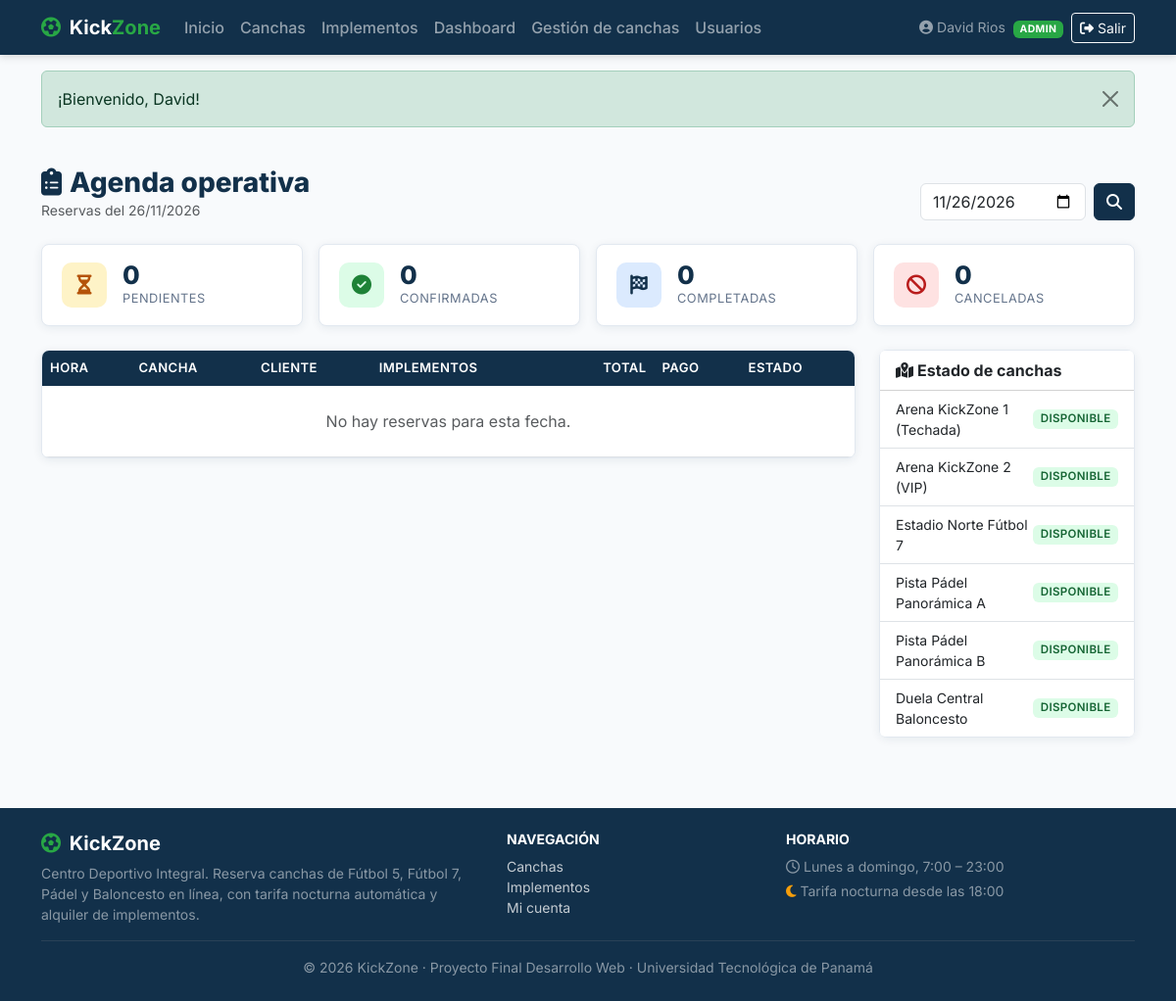
The app's page /encargado/dashboard.php (signed in) with its own data.
### tables this page shows
CREATE TABLE canchas (
    id_cancha INT AUTO_INCREMENT PRIMARY KEY,
    id_deporte INT NOT NULL,
    nombre VARCHAR(100) NOT NULL,
    descripcion TEXT NOT NULL,
    superficie VARCHAR(60) NOT NULL,
    capacidad_jugadores INT NOT NULL,
    tarifa_diurna DECIMAL(8,2) NOT NULL,
    tarifa_nocturna DECIMAL(8,2) NOT NULL,
    hora_inicio_nocturna TIME NOT NULL DEFAULT '18:00:00',
    imagen_url VARCHAR(255) DEFAULT 'assets/img/cancha_default.jpg',
    estado ENUM('DISPONIBLE', 'MANTENIMIENTO', 'INACTIVA') NOT NULL DEFAULT 'DISPONIBLE',
    fecha_creacion TIMESTAMP DEFAULT CURRENT_TIMESTAMP,
    CONSTRAINT fk_cancha_deporte FOREIGN KEY (id_deporte) REFERENCES deportes(id_deporte) ON UPDATE CASCADE,
    INDEX idx_cancha_deporte (id_deporte),
    INDEX idx_cancha_estado (estado),
    INDEX idx_cancha_nombre (nombre)
);

### includes/seguridad.php (called while the page is built, shortened)
<?php
function e(mixed $valor): string
{
    return htmlspecialchars((string) $valor, ENT_QUOTES | ENT_SUBSTITUTE, 'UTF-8');
}
function url(string $ruta = ''): string
{
    return BASE_URL . ltrim($ruta, '/');
}

### encargado/dashboard.php (the view, shortened to what this page needs)
<?php
$pdo = db();
$fecha = get_texto('fecha');
$fechaObj = DateTime::createFromFormat('!Y-m-d', $fecha);
if (!$fechaObj || $fechaObj->format('Y-m-d') !== $fecha) {
    $fecha = date('Y-m-d');
}
$stmt = $pdo->prepare(
    "SELECT r.codigo_reserva, r.hora_inicio, r.hora_fin, r.es_tarifa_nocturna, r.total_pagar, r.estado,
            r.notas_cliente, CONCAT(u.nombre, ' ', u.apellido) AS cliente, u.telefono,
            c.nombre AS cancha, d.nombre AS deporte,
            (SELECT p.estado_pago FROM pagos p WHERE p.id_reserva = r.id_reserva ORDER BY p.id_pago DESC LIMIT 1) AS estado_pago,
            (SELECT GROUP_CONCAT(CONCAT(ri.cantidad, 'x ', i.nombre) SEPARATOR ', ')
               FROM reserva_implementos ri JOIN implementos i ON i.id_implemento = ri.id_implemento
              WHERE ri.id_reserva = r.id_reserva) AS implementos
       FROM reservas r
       JOIN usuarios u ON u.id_usuario = r.id_cliente
       JOIN canchas c ON c.id_cancha = r.id_cancha
       JOIN deportes d ON d.id_deporte = c.id_deporte
      WHERE r.fecha_reserva = :fecha
      ORDER BY r.hora_inicio, c.nombre"
);
$stmt->execute([':fecha' => $fecha]);
$agenda = $stmt->fetchAll();
$conteo = ['PENDIENTE' => 0, 'CONFIRMADA' => 0, 'COMPLETADA' => 0, 'CANCELADA' => 0];
$canchas = $pdo->query(
    'SELECT c.nombre, c.estado, d.nombre AS deporte
       FROM canchas c JOIN deportes d ON d.id_deporte = c.id_deporte
      ORDER BY d.id_deporte, c.nombre'
)->fetchAll();
require __DIR__ . '/../includes/header.php';
?>
<div class="container py-4">
    <div class="d-flex flex-wrap justify-content-between align-items-end gap-3 mb-4">
        <div>
            <h1 class="h3 kz-titulo-seccion mb-0"><i class="fa-solid fa-clipboard-list me-2"></i>Agenda operativa</h1>
            <p class="text-muted small mb-0">Reservas del <?= e(date('d/m/Y', strtotime($fecha))) ?></p>
        </div>
        <form method="get" action="<?= e(url('encargado/dashboard.php')) ?>" class="d-flex gap-2">
            <input type="date" name="fecha" class="form-control" value="<?= e($fecha) ?>" aria-label="Fecha de la agenda">
            <button class="btn btn-kz-azul"><i class="fa-solid fa-magnifying-glass"></i></button>
        </form>
    </div>
    <div class="row g-3 mb-4">
        <?php
        $tarjetas = [
            'PENDIENTE'  => ['kz-icono-ambar', 'fa-hourglass-half', 'Pendientes'],
            'CONFIRMADA' => ['kz-icono-verde', 'fa-circle-check', 'Confirmadas'],
            'COMPLETADA' => ['kz-icono-azul', 'fa-flag-checkered', 'Completadas'],
            'CANCELADA'  => ['kz-icono-rojo', 'fa-ban', 'Canceladas'],
        ];
        foreach ($tarjetas as $estado => [$clase, $icono, $etiqueta]): ?>
            <div class="col-6 col-lg-3">
                <div class="kz-kpi d-flex align-items-center gap-3">
                    <span class="kz-kpi-icono <?= $clase ?>"><i class="fa-solid <?= $icono ?>"></i></span>
                    <div><div class="kz-kpi-valor"><?= $conteo[$estado] ?></div><div class="kz-kpi-label"><?= $etiqueta ?></div></div>
                </div>
            </div>
        <?php endforeach; ?>
    </div>
    <div class="row g-4">
        <div class="col-lg-9">
            <div class="table-responsive card kz-card">
                <table class="table kz-tabla mb-0">
                    <thead>
                    <tr><th>Hora</th><th>Cancha</th><th>Cliente</th><th>Implementos</th><th class="text-end">Total</th><th>Pago</th><th>Estado</th></tr>
                    </thead>
                    <tbody>
                    <?php if (!$agenda): ?>
                        <tr><td colspan="7" class="text-center text-muted py-4">No hay reservas para esta fecha.</td></tr>
                    <?php endif; ?>
                    </tbody>
                </table>
            </div>
        </div>
        <div class="col-lg-3">
            <div class="card kz-card">
                <div class="card-header bg-white fw-bold"><i class="fa-solid fa-map-location-dot me-1"></i>Estado de canchas</div>
                <ul class="list-group list-group-flush">
                    <?php foreach ($canchas as $c): ?>
                        <li class="list-group-item d-flex justify-content-between align-items-center small">
                            <span><?= e($c['nombre']) ?></span>
                            <span class="badge kz-estado kz-estado-<?= e($c['estado']) ?>"><?= e($c['estado']) ?></span>
                        </li>
                    <?php endforeach; ?>
                </ul>
            </div>
        </div>
    </div>
</div>
<?php require __DIR__ . '/../includes/footer.php'; ?>

### assets/css/estilos.css (style rules this page uses)
:root { --kz-azul: #12304A; --kz-azul-claro: #1C4A70; --kz-verde: #28A745; --kz-verde-oscuro: #1E8237; --kz-fondo: #F8FAFC; --kz-ambar: #F59E0B; --kz-texto: #1F2937; --kz-gris: #64748B; --kz-borde: #E2E8F0; --kz-radio: 8px; --kz-sombra: 0 2px 10px rgba(18, 48, 74, .08); --kz-sombra-hover: 0 8px 24px rgba(18, 48, 74, .16); }
body { font-family: 'Inter', 'Segoe UI', system-ui, -apple-system, sans-serif; background-color: var(--kz-fondo); color: var(--kz-texto); }
.btn-kz-azul { background-color: var(--kz-azul); border-color: var(--kz-azul); color: #fff; font-weight: 600; }
.kz-card { border: 1px solid var(--kz-borde); border-radius: var(--kz-radio); box-shadow: var(--kz-sombra); background: #fff; transition: transform .15s ease, box-shadow .15s ease; }
.kz-estado { font-size: .72rem; font-weight: 600; letter-spacing: .03em; }
.kz-estado-DISPONIBLE, .kz-estado-ACTIVO, .kz-estado-CONFIRMADA, .kz-estado-VERIFICADO { background-color: #DCFCE7; color: #166534; }
.kz-titulo-seccion { font-weight: 800; color: var(--kz-azul); }
.kz-kpi { border-radius: var(--kz-radio); background: #fff; border: 1px solid var(--kz-borde); box-shadow: var(--kz-sombra); padding: 1.1rem 1.25rem; }
.kz-kpi .kz-kpi-icono { width: 46px; height: 46px; border-radius: 10px; display: inline-flex; align-items: center; justify-content: center; font-size: 1.25rem; }
.kz-kpi .kz-kpi-valor { font-size: 1.6rem; font-weight: 800; color: var(--kz-azul); line-height: 1.1; }
.kz-kpi .kz-kpi-label { font-size: .8rem; color: var(--kz-gris); text-transform: uppercase; letter-spacing: .04em; }
.kz-icono-verde { background: #DCFCE7; color: var(--kz-verde-oscuro); }
.kz-icono-azul { background: #DBEAFE; color: var(--kz-azul); }
.kz-icono-ambar { background: #FEF3C7; color: #B45309; }
.kz-icono-rojo { background: #FEE2E2; color: #B91C1C; }
.kz-tabla thead th { background-color: var(--kz-azul); color: #fff; font-weight: 600; font-size: .82rem; text-transform: uppercase; letter-spacing: .03em; border: 0; }
.kz-tabla td { vertical-align: middle; }

### records on screen
canchas: nombre "Arena KickZone 1 (Techada)", estado "DISPONIBLE"
canchas: nombre "Arena KickZone 2 (VIP)", estado "DISPONIBLE"
canchas: nombre "Estadio Norte Fútbol 7", estado "DISPONIBLE"
canchas: nombre "Pista Pádel Panorámica A", estado "DISPONIBLE"
canchas: nombre "Pista Pádel Panorámica B", estado "DISPONIBLE"
canchas: nombre "Duela Central Baloncesto", estado "DISPONIBLE"

### other values on screen
$u['nombre'] "David Rios"
$u['rol'] "ADMIN"
$m['mensaje'] "¡Bienvenido, David!"
date('d/m/Y', strtotime($fecha)) "26/11/2026"
$conteo[$estado] "0"
$etiqueta "PENDIENTES"
$etiqueta "CONFIRMADAS"
$etiqueta "COMPLETADAS"
$etiqueta "CANCELADAS"
